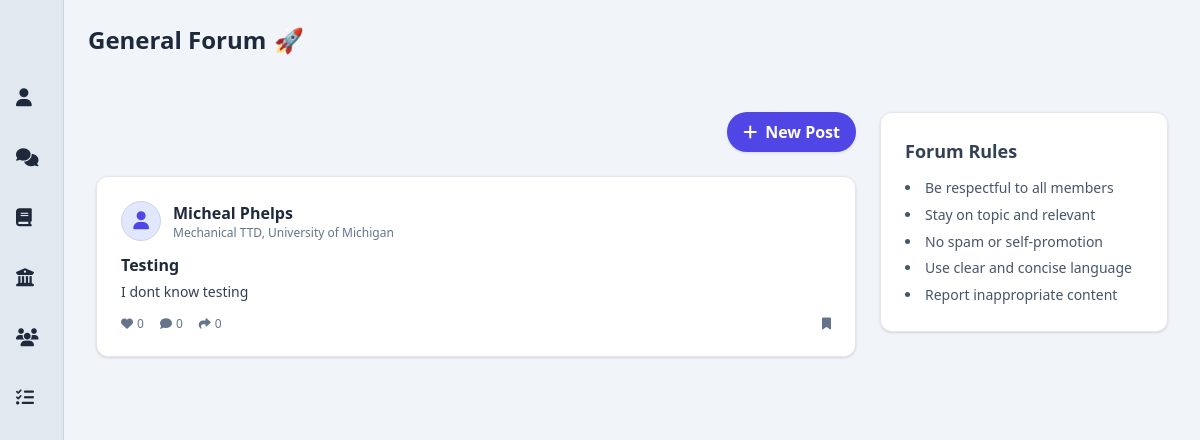
Page /post-forum on the committed database.
### app/models.py (models this page shows, shortened)
class Post(db.Model):
    __tablename__ = 'posts'
    id = db.Column(db.Integer, primary_key=True)
    title = db.Column(db.String(200))
    content = db.Column(db.Text, nullable=False)
    created_at = db.Column(db.DateTime, default=db.func.now())
    user_id = db.Column(db.Integer, db.ForeignKey('users.id'), nullable=False)
    committee_id = db.Column(db.Integer, db.ForeignKey('committees.id'), nullable=True)
    committee = db.relationship('Committee', backref='posts', lazy='joined')

class User(db.Model, UserMixin):
    __tablename__ = 'users'
    id = db.Column(db.Integer, primary_key=True)
    full_name = db.Column(db.String(100), nullable=False)
    email = db.Column(db.String(120), unique=True, nullable=False)
    password_hash = db.Column(db.String(128), nullable=False)
    bio = db.Column(db.Text)
    job_title = db.Column(db.String(100))
    phone = db.Column(db.String(20))
    university = db.Column(db.String(100))
    faculty = db.Column(db.String(100))
    major = db.Column(db.String(100))
    student_number = db.Column(db.String(50))
    motivational_quote = db.Column(db.Text)
    profile_picture = db.Column(db.String(255))
    cover_picture = db.Column(db.String(255))
    created_at = db.Column(db.DateTime, default=db.func.now())
    committees = db.relationship('Committee', secondary=user_committees, backref='members', lazy='dynamic')
    posts = db.relationship('Post', backref='author', lazy='dynamic')

### app/routes.py (the view)
@bp.route('/post-forum')
def post_forum():
    posts = Post.query.order_by(Post.created_at.desc()).all()
    return render_template('post_forum.html', posts=posts)

### app/templates/post_forum.html (shortened to what this page needs)
{% extends "base.html" %}
{% block content %}
<div class="w-full bg-slate-100 text-slate-800 py-6 px-6 flex items-center gap-2">
  <h1 class="text-2xl font-bold">General Forum</h1>
  <span class="text-2xl">🚀</span>
</div>
<div class="p-4 bg-slate-100">
  <div class="flex flex-col md:flex-row gap-6 p-4">
    <div class="flex-1 flex flex-col space-y-6">
      <div class="flex justify-end">
        <button id="openModal" class="flex items-center bg-indigo-600 text-white px-4 py-2 rounded-full hover:bg-indigo-700 transition font-semibold shadow">
          <i class="fas fa-plus mr-2"></i> New Post
        </button>
      </div>
      <div id="postsContainer" class="space-y-6">
        {% for post in posts %}
        <div id="post-{{ post.id }}" class="rounded-xl shadow border border-slate-200 p-6 transition hover:shadow-md bg-white">
          <div class="flex items-center mb-3">
            <div class="w-10 h-10 rounded-full bg-indigo-100 flex items-center justify-center text-indigo-600 text-lg mr-3 border border-slate-300">
              <i class="fas fa-user"></i>
            </div>
            <div>
              <h3 class="font-semibold text-slate-800">{{ post.author.full_name }}</h3>
              <p class="text-xs text-slate-500">{{ post.author.major }}, {{ post.author.university }}</p>
            </div>
          </div>
          {% if post.title %}
          <h4 class="text-base font-semibold text-slate-800 mb-1">{{ post.title }}</h4>
          {% endif %}
          <p class="text-slate-700 text-sm leading-relaxed mb-3">{{ post.content }}</p>
          <div class="flex justify-between text-xs text-slate-500">
            <div class="flex space-x-4">
              <button class="flex items-center space-x-1 hover:text-indigo-600 transition"><i class="fas fa-heart"></i><span>0</span></button>
              <button class="flex items-center space-x-1 hover:text-indigo-600 transition"><i class="fas fa-comment"></i><span>0</span></button>
              <button class="flex items-center space-x-1 hover:text-indigo-600 transition"><i class="fas fa-share"></i><span>0</span></button>
            </div>
            <div class="flex space-x-2">
              <button class="hover:text-indigo-600 transition"><i class="fas fa-bookmark"></i></button>
            </div>
          </div>
        </div>
        {% endfor %}
      </div>
    </div>
    <aside class="w-full md:w-72 sticky top-4 self-start rounded-xl shadow border border-slate-200 p-6 bg-white">
      <h2 class="text-lg font-semibold text-slate-700 mb-3">Forum Rules</h2>
      <ul class="list-disc list-inside text-sm text-slate-600 leading-relaxed space-y-1">
        <li>Be respectful to all members</li>
        <li>Stay on topic and relevant</li>
        <li>No spam or self-promotion</li>
        <li>Use clear and concise language</li>
        <li>Report inappropriate content</li>
      </ul>
    </aside>
  </div>
</div>
{% endblock %}

### app/templates/base.html (shortened to what this page needs)
<!DOCTYPE html>
<html lang="en">
<head>
<script src="https://cdn.tailwindcss.com"></script>
<link rel="stylesheet" href="https://cdnjs.cloudflare.com/ajax/libs/font-awesome/6.5.0/css/all.min.css" />
</head>
<body class="bg-slate-50 text-slate-800">
<div class="flex min-h-screen overflow-hidden">
  <aside class="group flex flex-col bg-slate-200 shadow-lg transition-all duration-300 w-16 hover:w-64 overflow-hidden border-r border-slate-300">
    <nav class="flex-1 flex flex-col space-y-2 items-start">
      <a href="{{ url_for('routes.profile_landing_page') }}" class="flex items-center space-x-3 pl-4 p-3 hover:bg-indigo-100 hover:text-indigo-600 transition rounded w-full">
        <i class="fas fa-user text-lg"></i>
      </a>
      <a href="{{ url_for('routes.post_forum') }}" class="flex items-center space-x-3 pl-4 p-3 hover:bg-indigo-100 hover:text-indigo-600 transition rounded w-full">
        <i class="fas fa-comments text-lg"></i>
      </a>
      <a href="{{ url_for('routes.units_chat') }}" class="flex items-center space-x-3 pl-4 p-3 hover:bg-indigo-100 hover:text-indigo-600 transition rounded w-full">
        <i class="fas fa-book text-lg"></i>
      </a>
      <a href="{{ url_for('routes.committee_chat') }}" class="flex items-center space-x-3 pl-4 p-3 hover:bg-indigo-100 hover:text-indigo-600 transition rounded w-full">
        <i class="fas fa-university text-lg"></i>
      </a>
      <a href="{{ url_for('routes.study_groups') }}" class="flex items-center space-x-3 pl-4 p-3 hover:bg-indigo-100 hover:text-indigo-600 transition rounded w-full">
        <i class="fas fa-users text-lg"></i>
      </a>
      <a href="{{ url_for('routes.group_assignments') }}" class="flex items-center space-x-3 pl-4 p-3 hover:bg-indigo-100 hover:text-indigo-600 transition rounded w-full">
        <i class="fas fa-tasks text-lg"></i>
      </a>
    </nav>
  </aside>
  <main class="flex-1 bg-slate-100 min-h-screen flex flex-col">
    {% block content %}
    {% endblock %}
  </main>
</div>
</body>
</html>

### rows in the picture
Post: author.full_name "Micheal Phelps", author.major "Mechanical TTD", author.university "University of Michigan", title "Testing", content "I dont know testing"
